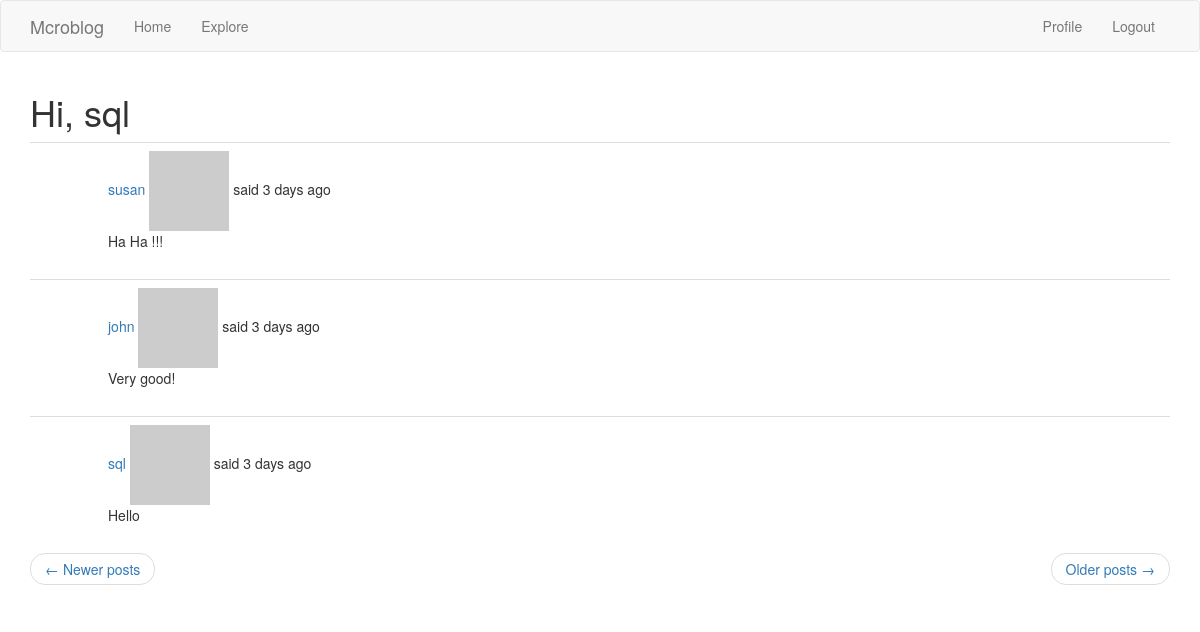
The page /explore?page=2 (signed in) on the database its author committed.
### app/models.py (models this page shows, shortened)
class User(UserMixin, db.Model):
    id = db.Column(db.Integer, primary_key=True)
    username = db.Column(db.String(64), index=True, unique=True)
    email = db.Column(db.String(120), index=True, unique=True)
    password_hash = db.Column(db.String(128))
    posts = db.relationship('Post', backref='author', lazy='dynamic')
    about_me = db.Column(db.String(140))
    last_seen = db.Column(db.DateTime, default=datetime.utcnow)
    followed = db.relationship(
        'User', secondary=followers,
        primaryjoin=(followers.c.follower_id == id),
        secondaryjoin=(followers.c.followed_id == id),
        backref=db.backref('followers', lazy='dynamic'),
        lazy='dynamic'
    )
    def avatar(self, size):
        digest = md5(self.email.lower().encode('utf-8')).hexdigest()
        return 'https://www.gravatar.com/avatar/{}?d=identicon&s={}'.format(digest, size)

class Post(db.Model):
    id = db.Column(db.Integer, primary_key=True)
    body = db.Column(db.String(140))
    timestamp = db.Column(db.DateTime, index=True, default=datetime.utcnow)
    user_id = db.Column(db.Integer, db.ForeignKey('user.id'))

### app/routes.py (the view)
@app.route('/explore')
@login_required
def explore():
    page = request.args.get('page', 1, type=int)
    posts = Post.query.order_by(Post.timestamp.desc()).paginate(
        page, app.config['POSTS_PER_PAGE'], False)
    next_url = url_for('index', page=posts.next_num) \
        if posts.has_next else None
    prev_url = url_for('index', page=posts.prev_num) \
        if posts.has_prev else None
    return render_template('index.html', title='Explore', posts=posts.items,
                           next_url=next_url, prev_url=prev_url)

### app/models.py (called while the page is built)
@login.user_loader
def load_user(id):
    return User.query.get(int(id))

### app/routes.py (called while the page is built)
@app.before_request
def before_request():
    if current_user.is_authenticated:
        current_user.last_seen = datetime.utcnow()
        db.session.commit()
    g.locale = str(get_locale())

### app/templates/index.html (shortened to what this page needs)
{% extends "base.html" %}
{% import 'bootstrap/wtf.html' as wtf %}
{% block app_content %}
    <h1> {{ _('Hi, %(username)s', username=current_user.username) }}</h1>
    {% for post in posts %}
        {% include '_post.html' %}
    {% endfor %}
    <nav aria-label="...">
        <ul class="pager">
            <li class="previous{% if not prev_url %} disabled{% endif %}">
                <a href="{{ prev_url or '#' }}">
                    <span aria-hidden="true">&larr;</span> Newer posts
                </a>
            </li>
            <li class="next{% if not next_url %} disabled{% endif %}">
                <a href="{{ next_url or '#' }}">
                    Older posts <span aria-hidden="true">&rarr;</span>
                </a>
            </li>
        </ul>
    </nav>
{% endblock %}

### app/templates/_post.html (shortened to what this page needs)
<table class="table table-hover">
    <tr>
        <td width="70px">
        </td>
        <td>
            <a href="{{ url_for('user', username=post.author.username) }}">
                {{ post.author.username }}
            </a>
            {{ _('%(username)s said %(when)s', username=user_link, when=moment(post.timestamp).fromNow()) }}
            <br>
            {{ post.body }}
        </td>
    </tr>
</table>

### rows shown on the page
Post: author.username "susan", body "Ha Ha !!!"
Post: author.username "john", body "Very good!"
Post: author.username "sql", body "Hello"
